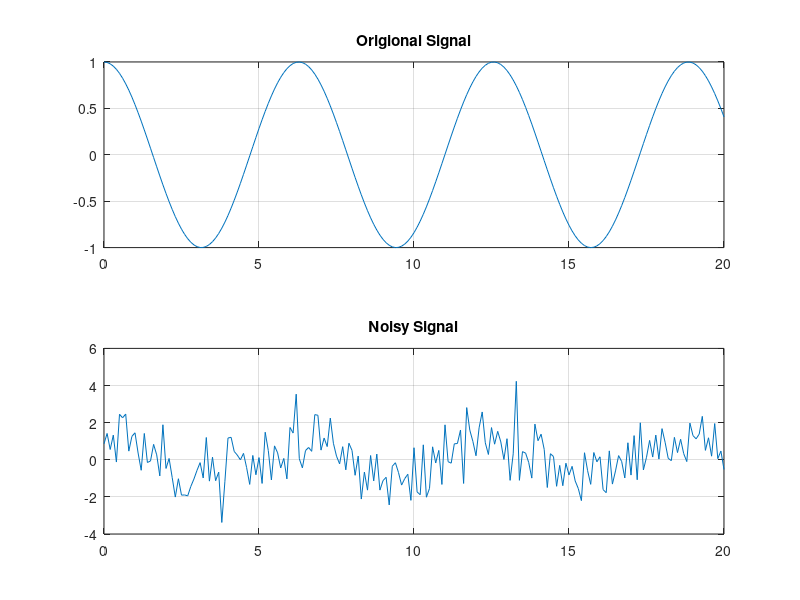
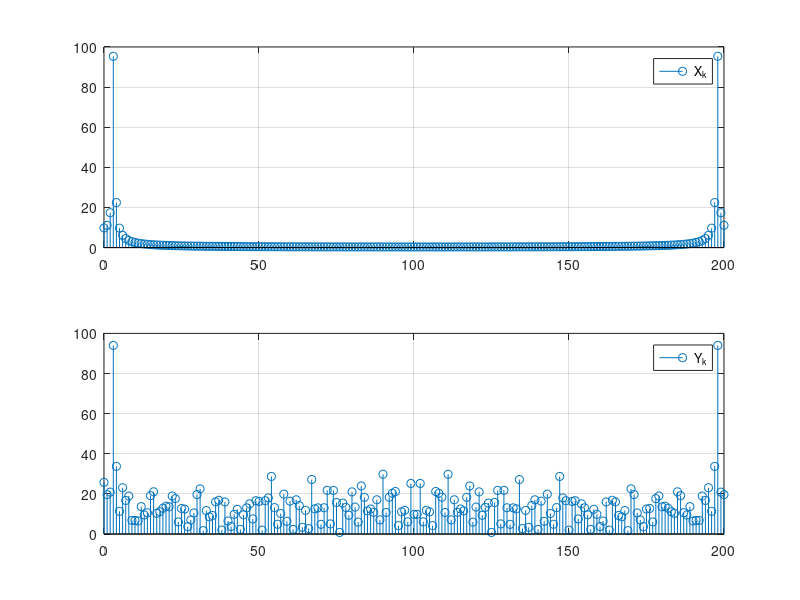
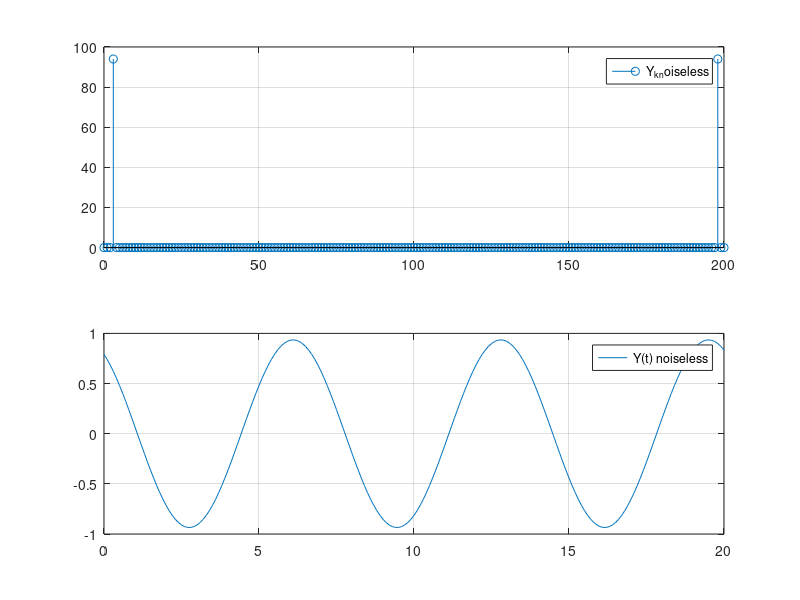

Source code (MATLAB) for these figures, in order:
clear;
clc;
t=0:0.1:20;
x=cos(t);
noise=randn(size(t));
y=x+noise;
figure;
subplot(211); plot(t, x); title('Origional Signal'); grid on;
subplot(212); plot(t, y); title("Noisy Signal"); grid on;

X=fft(x);
Y=fft(y);
N=length(X);
figure;
subplot(211); stem(0:N-1, abs(X)); grid on; legend('X_k');
subplot(212); stem(0:N-1, abs(Y)); grid on; legend('Y_k');

Yclean=Y;
for i=1:length(Yclean)
    if abs(Yclean(i))<50
        Yclean(i)=0;
    end
end

yclean=ifft(Yclean);
figure;
subplot(211); stem(0:N-1, abs(Yclean)); legend('Y_k_noiseless'); grid on;
subplot(212); plot(t, yclean); legend('Y(t) noiseless'); grid on;